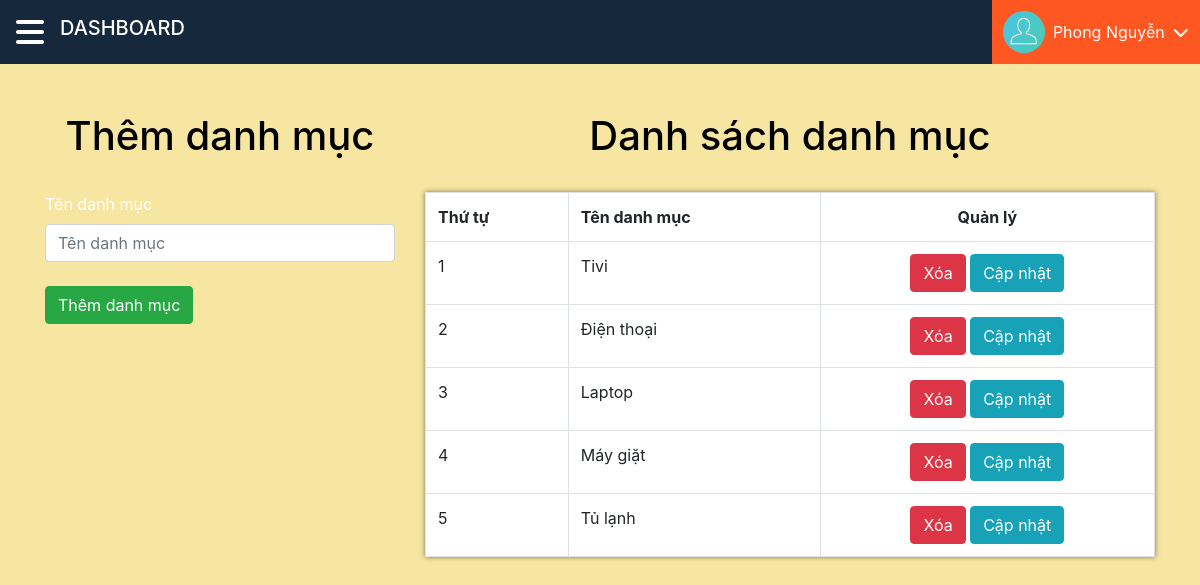
/admin/xulydanhmuc.php (signed in), run on the app's committed database.
### tables this page shows
CREATE TABLE `tbl_category` (
  `category_id` int(11) NOT NULL,
  `category_name` varchar(50) NOT NULL
);

### admin/xulydanhmuc.php (the view, shortened to what this page needs)
<?php
    include("../db/connect.php");
?>
<!DOCTYPE html>
<html lang="en">
<head>
    <link rel="stylesheet" href="../css/bootstrap.css">
    <link rel="stylesheet" href="../css/style1.css">
</head>
<body>
    <div class="main">
    <?php
        include("nav.php");
    ?>
    <br><br>
        <div class="container">
            <div class="row">
                <?php
                    if (isset($_GET['quanly'])) {
                        $capnhat = $_GET['quanly'];
                    }else{
                        $capnhat = '';
                    }
                    if ($capnhat == 'capnhat') {
                        $id_capnhat = $_GET['id'];
                        $sql_capnhat = mysqli_query($conn, "SELECT * FROM tbl_category WHERE category_id = '$id_capnhat'");
                        $row_capnhat = mysqli_fetch_array($sql_capnhat);
                ?>
                        <div class="col-md-4">
                            <h4 class="list-donhang fs-1">Cập nhật danh mục</h4>
                            <label style="color: #fff;" for=""><span>Tên danh mục</span></label>
                            <form action="" method="POST">
                                <input type="text" name="danhmuc" class="form-control" value="<?php echo $row_capnhat['category_name']; ?>"> <br>
                                <input type="hidden" name="id_danhmuc" class="form-control" value="<?php echo $row_capnhat['category_id']; ?>">
                                <input type="submit" name="capnhatdanhmuc" class="btn btn-success" value="Cập nhật danh mục">
                            </form>
                        </div>
                <?php
                    }else{
                ?>
                        <div class="col-md-4">
                            <h4 class="list-donhang">Thêm danh mục</h4>
                            <label for="" style="color: #fff;">Tên danh mục</label>
                            <form action="" method="POST">
                                <input type="text" name="danhmuc" class="form-control" placeholder="Tên danh mục"> <br>
                                <input type="submit" name="themdanhmuc" class="btn btn-success" value="Thêm danh mục">
                            </form>
                        </div>
                <?php } ?>
                <div class="col-md-8">
                    <h4 class="list-donhang">Danh sách danh mục</h4>
                    <?php
                        $sql_select_cate = mysqli_query($conn, "SELECT * FROM tbl_category ORDER BY category_id DESC");
                    ?>
                    <table class="table table-bordered">
                        <tr>
                            <th>Thứ tự</th>
                            <th>Tên danh mục</th>
                            <th style="text-align: center;">Quản lý</th>
                        </tr>
                    <?php
                        $i = 0;
                        while($row_cate = mysqli_fetch_array($sql_select_cate)){
                            $i++;
                    ?>
                        <tr>
                            <td><?php echo $i; ?></td>
                            <td><?php echo $row_cate['category_name']; ?></td>
                            <td style="text-align: center;">
                                <a href="?xoa=<?php echo $row_cate['category_id']; ?>">
                                    <button type="button" class="btn btn-danger">Xóa</button>
                                </a>
                                <a href="?quanly=capnhat&id=<?php echo $row_cate['category_id']; ?>">
                                    <button type="button" class="btn btn-info">Cập nhật</button>
                                </a>
                            </td>
                            <?php } ?>
                        </tr>
                    </table>
                </div>
            </div>
        </div>
    </div>
</body>
</html>

### css/style1.css (style rules this page uses)
* { margin: 0; padding: 0; box-sizing: border-box; }
body { font-size: 16px; }
table { box-shadow: 0 0 5px rgba(0, 0, 0, 0.5); }
.main { overflow-x: hidden; min-height: 100vh; background-color: #f7e6a1; }
.list-donhang { margin-bottom: 2rem; display: flex; justify-content: center; font-size: 2.5rem; color: #000; }

### data on the page
tbl_category: category_name "Tivi"
tbl_category: category_name "Điện thoại"
tbl_category: category_name "Laptop"
tbl_category: category_name "Máy giặt"
tbl_category: category_name "Tủ lạnh"

### other printed values
$_SESSION['admin_name'] "Phong Nguyễn"
